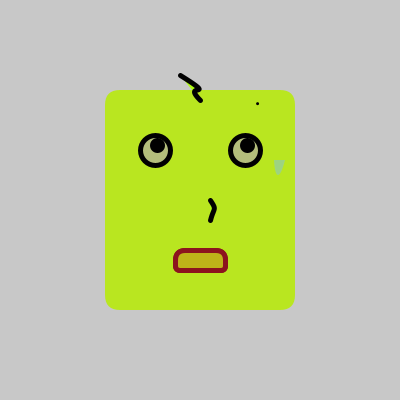
Frame 1 (no input)
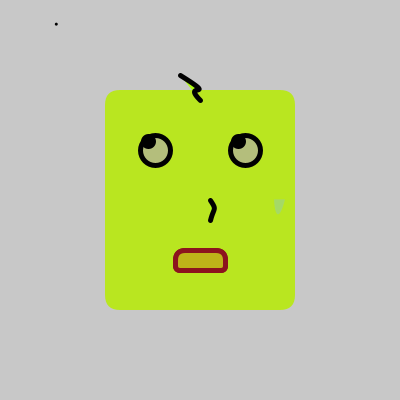
Frame 60 (the mouse pressed at the canvas centre just before this capture)
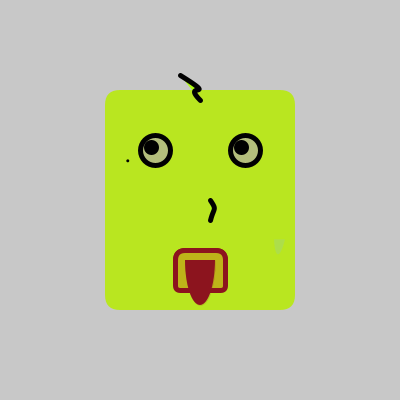
Frame 120 (the mouse held since frame 60 and released just before this capture)

The Processing sketch that drew these frames (run headless with seeded random() and noise(); from frame 60 on, the mouse is pressed at the canvas centre):

// Processing sketch: processing_93769
// ── processing_93769.pde

// comments
// comments

Mover[] movers = new Mover[20];

int max = 1;
float sweat_y = 180;
float wormstart_x = 130;
float wormstart_y = 200;
float wormlength = 40;
int wormmove = 1;

void setup() {
  size(400, 400);
  smooth();
  for (int i = 0; i < movers.length; i++) {
    movers[i] = new Mover();
  }
}

void draw() {

  if (mousePressed)
    background(mouseX, mouseY, mouseX+mouseY-200);
  else
    background(200);

  noStroke();
//  stroke(1, 1, 1);
  fill(185, 230, 32); 
  rect(105, 90, 190, 220, 15); //face
  

  noStroke();
  fill(140, 200, 190, 355 - sweat_y*1.1);    //color of sweat
  bezier(274, sweat_y - 20, 275, sweat_y, 280, sweat_y, 285, sweat_y - 20); //sweatdrop shape

  strokeWeight(5);
  stroke(1, 1, 1);
  fill(175, 250, 22);
  curve (170, 160, 210, 200, 210, 220, 190, 280); //nose
  bezier(200, 100, 180, 80, 220, 100, 180, 75); //hair 

  stroke(140, 20, 30);
  fill(190, 180, 25);
  rect(175, 250, 50, 20, 10, 10, 5, 5); //mouth
  
  sweat_y = sweat_y + max/1.5; //sweatdrop falls faster
    if (sweat_y > 330) //reset sweatdrop when it came down
      sweat_y = 180;

  if (mousePressed)
  {

    fill(190, 180, 25);
    rect(175, 250, 50, 40, 10, 10, 5, 5); //mouth
    fill(140, 20, 30);
    strokeWeight(0.1);
    arc(200, 260, 30, 90, 0, PI); //tongue
    strokeWeight(5);
  }
  else
  {
  
    stroke(140, 20, 30);
    fill(190, 180, 25);
    rect(175, 250, 50, 20, 10, 10, 5, 5); //mouth
  }

  stroke(1, 1, 1);
  fill(180, 190, 124);
  ellipse(155, 150, 30, 30); //left eye
  fill(1);
  ellipse(155 + (movers[max-1].wormlocation.x - 200) / 20, 150 + (movers[max-1].wormlocation.y - 200)/20, 10, 10); //left eyeball

  //  if (mousePressed == false) {  //default
  fill(180, 190, 124);
  ellipse(245, 150, 30, 30); //right eye
  fill(1);
  //ellipse(245 + (mouseX-200) / 20, 150 + (mouseY - 200)/20, 10, 10); //right eyeball
  ellipse(245 + (movers[max-1].wormlocation.x - 200) / 20, 150 + (movers[max-1].wormlocation.y - 200)/20, 10, 10); //right eyeball
  //  }
  //  else {  //when mouse is Pressed
  //    line(260, 160, 240, 140);
  //    line(240, 160, 260, 140);  // trace of eyeball
  //    fill(180, 190, 124);
  //    ellipse(mouseX, mouseY, 30, 30); //right eye
  //    fill(1);
  //    ellipse(mouseX, mouseY, 10, 10); //right eyeball
  //  }

  // line(wormstart_x + wormmove, wormstart_y, wormstart_x + wormlength + wormmove, wormstart_y);
  //  wormmove += 1;


  for (int i = 0; i < max; i++) {
    movers[i].update();
    movers[i].checkEdges();
    movers[i].display();
  }
}

void mouseClicked() {
  if (max < 20)
    max++;
}
class Mover {

  PVector wormlocation;
  PVector velocity;
  PVector acceleration;
  float topspeed;

  Mover() {
    wormlocation = new PVector (random(width), random(height));
    velocity = new PVector (0, 0);
    topspeed = 4;
  }
  void update() {

    PVector mouse = new PVector(mouseX, mouseY);
    PVector dir = PVector.sub(mouse, wormlocation);
    dir.normalize();
    dir.mult(0.3);
    acceleration = dir;

    velocity.add(acceleration);
    velocity.limit(topspeed);
    wormlocation.add(velocity);
  }
  void display() {
    noStroke();
    fill(1);
    pushMatrix();
    translate(random(-3, 3), random (-3, 3));
    
    ellipse(wormlocation.x, wormlocation.y, 3, 3);
    popMatrix();
  }
  
//  void checkEdges() {
//
//    if (wormlocation.x > 290) {
//      wormlocation.x = 290;
//    } 
//    else if (wormlocation.x < 110) {
//      wormlocation.x = 110;
//    }
//
//    if (wormlocation.y > 305) {
//      wormlocation.y = 305;
//    }  
//    else if (wormlocation.y < 95) {
//      wormlocation.y = 95;
//    }
//  }
//}

  void checkEdges() {

    if (wormlocation.x > width) {
      wormlocation.x = 0;
    } 
    else if (wormlocation.x < 0) {
      wormlocation.x = width;
    }

    if (wormlocation.y > height) {
      wormlocation.y = 0;
    }  
    else if (wormlocation.y < 0) {
      wormlocation.y = height;
    }
  }
}
